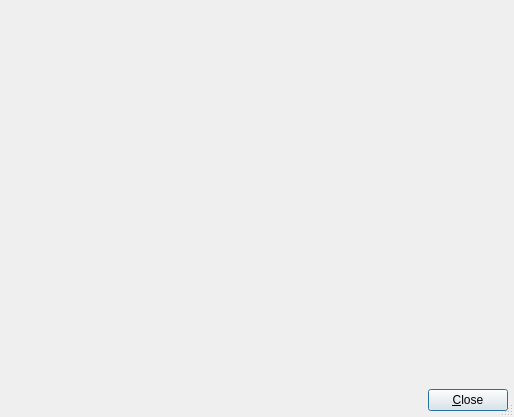
<ui version="4.0" >
 <author></author>
 <comment></comment>
 <exportmacro></exportmacro>
 <class>QgsHelpViewerBase</class>
 <widget class="QDialog" name="QgsHelpViewerBase" >
  <property name="geometry" >
   <rect>
    <x>0</x>
    <y>0</y>
    <width>514</width>
    <height>417</height>
   </rect>
  </property>
  <property name="windowTitle" >
   <string>QGIS Help</string>
  </property>
  <property name="windowIcon" >
   <iconset/>
  </property>
  <property name="sizeGripEnabled" >
   <bool>true</bool>
  </property>
  <layout class="QGridLayout" >
   <property name="margin" >
    <number>6</number>
   </property>
   <property name="spacing" >
    <number>6</number>
   </property>
   <item row="0" column="0" >
    <widget class="Q3TextBrowser" name="txtBrowser" />
   </item>
   <item row="1" column="0" >
    <layout class="QHBoxLayout" >
     <property name="margin" >
      <number>0</number>
     </property>
     <property name="spacing" >
      <number>6</number>
     </property>
     <item>
      <spacer>
       <property name="orientation" >
        <enum>Qt::Horizontal</enum>
       </property>
       <property name="sizeType" >
        <enum>QSizePolicy::Expanding</enum>
       </property>
       <property name="sizeHint" >
        <size>
         <width>390</width>
         <height>20</height>
        </size>
       </property>
      </spacer>
     </item>
     <item>
      <widget class="QPushButton" name="buttonCancel" >
       <property name="text" >
        <string>&amp;Close</string>
       </property>
       <property name="shortcut" >
        <string>Alt+C</string>
       </property>
       <property name="autoDefault" >
        <bool>true</bool>
       </property>
      </widget>
     </item>
    </layout>
   </item>
  </layout>
 </widget>
 <layoutdefault spacing="6" margin="11" />
 <pixmapfunction></pixmapfunction>
 <customwidgets>
  <customwidget>
   <class>Q3TextBrowser</class>
   <extends>QWidget</extends>
   <header>q3textbrowser.h</header>
   <container>1</container>
   <pixmap></pixmap>
  </customwidget>
 </customwidgets>
 <resources/>
 <connections/>
</ui>
